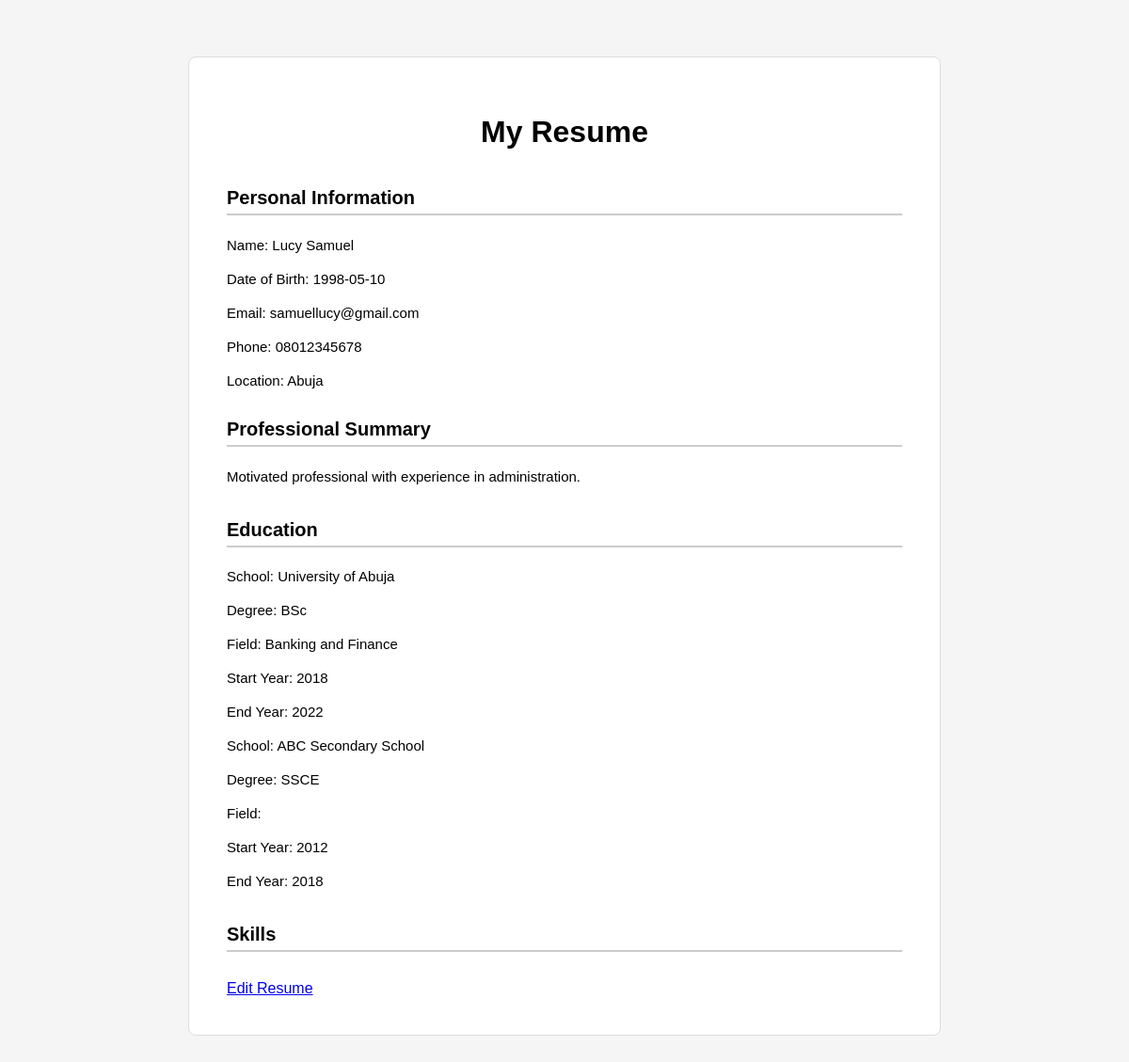
Before: /resume/1 with the older database file.
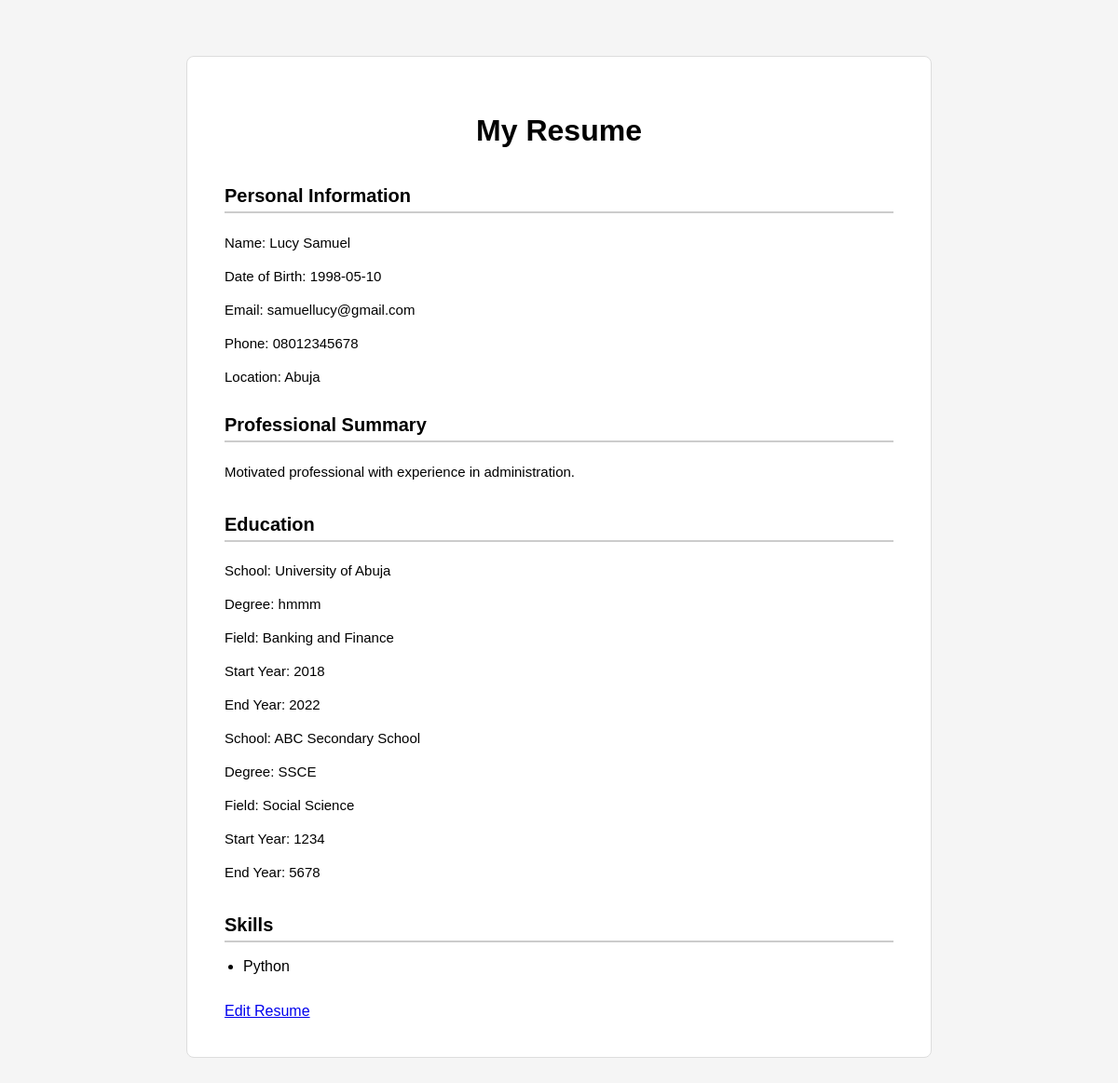
After: the same page with the newer database file.
### tables this page shows
CREATE TABLE resumes (
        id INTEGER PRIMARY KEY,
        name TEXT,
        date_of_birth TEXT,
        email TEXT,
        phone_number TEXT,
        location TEXT,
        summary TEXT
    );

CREATE TABLE education (
        id INTEGER PRIMARY KEY,
        resume_id INTEGER,
        school TEXT,
        degree TEXT,
        field TEXT,
        start_year TEXT,
        end_year TEXT, education_type TEXT,
        FOREIGN KEY (resume_id) REFERENCES resumes(id)
    );

CREATE TABLE skills (
        id INTEGER PRIMARY KEY,
        resume_id INTEGER,
        skill TEXT,
        FOREIGN KEY (resume_id) REFERENCES resumes(id)
    );

### app.py (the view)
@app.route("/resume/<resume_id>")
def view_resume(resume_id):
    resume = get_complete_resume(int(resume_id))
    if resume is None:
        return "Resume not found."
    return render_template(
        "resume.html",
        resume=resume
    )

### database.py (called while the page is built, shortened)
def load_resume_from_database(resume_id):
    cursor.execute(
        """
        SELECT
            id,
            name,
            date_of_birth,
            email,
            phone_number,
            location,
            summary
        FROM resumes
        WHERE id = ?
        """,
        (resume_id,)
    )
    return cursor.fetchone()

def load_education(resume_id):
    cursor.execute(
        """
        SELECT
            id,
            school,
            degree,
            field,
            start_year,
            end_year
        FROM education
        WHERE resume_id = ?
        """,
        (resume_id,)
    )
    education_records = cursor.fetchall()
    education = []
    for record in education_records:
        education.append({
            "id": record[0],
            "school": record[1],
            "degree": record[2],
            "field": record[3],
            "start_year": record[4],
            "end_year": record[5]
        })
    return education

def load_work_experience(resume_id):
    cursor.execute(
        """
        SELECT
            id,
            job_title,
            company,
            location,
            start_date,
            end_date,
            description
        FROM work_experience
        WHERE resume_id = ?
        """,
        (resume_id,)
    )
    work_records = cursor.fetchall()
    work_experience = []
    return work_experience

def load_skills(resume_id):
    cursor.execute(
        """
        SELECT
            id,
            skill
        FROM skills
        WHERE resume_id = ?
        """,
        (resume_id,)
    )
    skill_records = cursor.fetchall()
    skills = []
    for record in skill_records:
        skills.append({
            "id": record[0],
            "skill": record[1]
        })
    return skills

def load_certifications(resume_id):
    cursor.execute(
        """
        SELECT
            id,
            name,
            organization,
            date
        FROM certifications
        WHERE resume_id = ?
        """,
        (resume_id,)
    )
    certification_records = cursor.fetchall()
    certifications = []
    return certifications

### templates/resume.html (shortened to what this page needs)
<!DOCTYPE html>
<html>
<head>
    <link rel="stylesheet" href="{{ url_for('static', filename='style.css') }}">
</head>
<body>
    <div class="resume">
    <h1>My Resume</h1>
<div class="personal_information">
    <h2>Personal Information</h2>
    <p>Name: {{ resume["personal_information"]["name"] }}</p>
    {% if resume["personal_information"]["date_of_birth"] %}
        <p>Date of Birth: {{ resume["personal_information"]["date_of_birth"] }}</p>
        {% endif %}
    <p>Email: {{ resume["personal_information"]["email"] }}</p>
    <p>Phone: {{ resume["personal_information"]["phone_number"] }}</p>
    <p>Location: {{ resume["personal_information"]["location"] }}</p>
 </div>
 <div class="professional-summary">
    <h2>Professional Summary</h2>
    <p>{{ resume["summary"] }}</p>
</div>
<div class="education">
    {% if resume["education"] %}
    <h2>Education</h2>
    {% for education in resume["education"] %}
        <p>School: {{ education["school"] }}</p>
        <p>Degree: {{ education["degree"] }}</p>
        <p>Field: {{ education["field"] }}</p>
        <p>Start Year: {{ education["start_year"] }}</p>
        <p>End Year: {{ education["end_year"] }}</p>
    {% endfor %}
    {% endif %}
</div>
<div class="skills">
    <h2>Skills</h2>
    <ul>
    {% for skill in resume["skills"] %}
        <li>{{ skill["skill"] }}</li>
        {% endfor %}
    </ul>
</div>
<a href="/edit/{{ resume['personal_information'] ['id'] }}">Edit Resume</a>
</body>
</html>

### static/style.css (style rules this page uses)
body { font-family: Arial, sans-serif; max-width: 800px; margin: 40px auto; background-color: #f5f5f5; padding: 20px; }
.personal-information, .professional-summary, .education, .work-experience, .skills, .certifications, .projects, .languages, .achievements, .volunteer-experience, .references { margin-bottom: 30px; }
h1 { text-align: center; font-size: 32px; margin-bottom: 40px; }
h2 { border-bottom: 2px solid #ccc; padding-bottom: 5px; font-size: 20px; margin-top: 25px; }
p { margin: 6px 0; line-height: 2; font-size: 15px; }
.resume { background-color: white; padding: 40px; border: 1px solid #ddd; box-sizing: border-box; border-radius: 8px; }
ul { padding-left: 20px; }
li { margin-bottom: 5px; }

Changed rows visible on the page:
changed education "University of Abuja": degree "BSc" → "hmmm"
changed education "ABC Secondary School": field (not shown) → "Social Science"; start_year "2012" → "1234"; end_year "2018" → "5678"
added skills: skill "Python"
